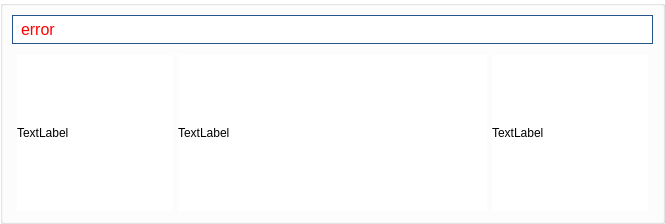
            <widget class="QGroupBox" name="groupBox_3">
             <property name="minimumSize">
              <size>
               <width>665</width>
               <height>224</height>
              </size>
             </property>
             <property name="maximumSize">
              <size>
               <width>665</width>
               <height>224</height>
              </size>
             </property>
             <property name="styleSheet">
              <string notr="true">background-color: rgb(255, 255, 255);</string>
             </property>
             <property name="title">
              <string/>
             </property>
             <widget class="QGroupBox" name="verticalGroupBox_2">
              <property name="geometry">
               <rect>
                <x>0</x>
                <y>0</y>
                <width>665</width>
                <height>224</height>
               </rect>
              </property>
              <property name="minimumSize">
               <size>
                <width>665</width>
                <height>224</height>
               </size>
              </property>
              <property name="maximumSize">
               <size>
                <width>665</width>
                <height>224</height>
               </size>
              </property>
              <layout class="QVBoxLayout" name="verticalLayout_3" stretch="1,4">
               <item>
                <widget class="QLabel" name="label_3">
                 <property name="font">
                  <font>
                   <family>System-ui</family>
                   <pointsize>12</pointsize>
                  </font>
                 </property>
                 <property name="styleSheet">
                  <string notr="true">border: 1px solid #27548A;
padding: 4px;
color: rgb(255, 0, 0);</string>
                 </property>
                 <property name="text">
                  <string>error</string>
                 </property>
                </widget>
               </item>
               <item>
                <layout class="QHBoxLayout" name="horizontalLayout_21" stretch="1,2,1">
                 <property name="spacing">
                  <number>5</number>
                 </property>
                 <property name="leftMargin">
                  <number>5</number>
                 </property>
                 <property name="topMargin">
                  <number>5</number>
                 </property>
                 <property name="rightMargin">
                  <number>5</number>
                 </property>
                 <property name="bottomMargin">
                  <number>5</number>
                 </property>
                 <item>
                  <widget class="QLabel" name="label_4">
                   <property name="minimumSize">
                    <size>
                     <width>156</width>
                     <height>156</height>
                    </size>
                   </property>
                   <property name="maximumSize">
                    <size>
                     <width>156</width>
                     <height>156</height>
                    </size>
                   </property>
                   <property name="text">
                    <string>TextLabel</string>
                   </property>
                  </widget>
                 </item>
                 <item>
                  <widget class="QLabel" name="label_5">
                   <property name="minimumSize">
                    <size>
                     <width>0</width>
                     <height>156</height>
                    </size>
                   </property>
                   <property name="maximumSize">
                    <size>
                     <width>16777215</width>
                     <height>156</height>
                    </size>
                   </property>
                   <property name="text">
                    <string>TextLabel</string>
                   </property>
                  </widget>
                 </item>
                 <item>
                  <widget class="QLabel" name="label_6">
                   <property name="minimumSize">
                    <size>
                     <width>156</width>
                     <height>156</height>
                    </size>
                   </property>
                   <property name="maximumSize">
                    <size>
                     <width>156</width>
                     <height>156</height>
                    </size>
                   </property>
                   <property name="text">
                    <string>TextLabel</string>
                   </property>
                  </widget>
                 </item>
                </layout>
               </item>
              </layout>
             </widget>
            </widget>
